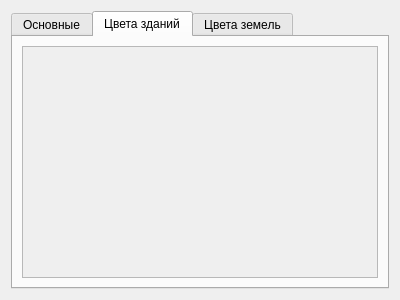
<?xml version="1.0" encoding="UTF-8"?>
<ui version="4.0">
 <class>ColorSettingsWindow</class>
 <widget class="QDialog" name="ColorSettingsWindow">
  <property name="geometry">
   <rect>
    <x>0</x>
    <y>0</y>
    <width>400</width>
    <height>300</height>
   </rect>
  </property>
  <property name="windowTitle">
   <string>Настройки</string>
  </property>
  <property name="whatsThis">
   <string/>
  </property>
  <layout class="QVBoxLayout" name="verticalLayout_7">
   <item>
    <widget class="QTabWidget" name="tabWidget">
     <property name="currentIndex">
      <number>1</number>
     </property>
     <widget class="QWidget" name="tab_3">
      <attribute name="title">
       <string>Основные</string>
      </attribute>
      <layout class="QVBoxLayout" name="verticalLayout_4">
       <item>
        <layout class="QGridLayout" name="gridLayout_2">
         <item row="0" column="0" colspan="2">
          <widget class="QGroupBox" name="groupBox">
           <property name="title">
            <string>Стандартный путь для поиска .osm формата</string>
           </property>
           <layout class="QHBoxLayout" name="horizontalLayout">
            <item>
             <widget class="QLineEdit" name="defOpenFilePathLine">
              <property name="readOnly">
               <bool>true</bool>
              </property>
             </widget>
            </item>
            <item>
             <widget class="QPushButton" name="defOpenFilePathBtn">
              <property name="text">
               <string>Путь...</string>
              </property>
             </widget>
            </item>
           </layout>
          </widget>
         </item>
         <item row="1" column="0" colspan="2">
          <widget class="QCheckBox" name="checkBox">
           <property name="text">
            <string>Отображать границы</string>
           </property>
          </widget>
         </item>
         <item row="2" column="0" colspan="2">
          <spacer name="verticalSpacer">
           <property name="orientation">
            <enum>Qt::Vertical</enum>
           </property>
           <property name="sizeHint" stdset="0">
            <size>
             <width>20</width>
             <height>40</height>
            </size>
           </property>
          </spacer>
         </item>
        </layout>
       </item>
      </layout>
     </widget>
     <widget class="QWidget" name="tab_4">
      <attribute name="title">
       <string>Цвета зданий</string>
      </attribute>
      <layout class="QVBoxLayout" name="verticalLayout">
       <item>
        <widget class="QScrollArea" name="scrollArea">
         <property name="lineWidth">
          <number>0</number>
         </property>
         <property name="widgetResizable">
          <bool>true</bool>
         </property>
         <widget class="QWidget" name="scrollAreaWidgetContents">
          <property name="geometry">
           <rect>
            <x>0</x>
            <y>0</y>
            <width>356</width>
            <height>236</height>
           </rect>
          </property>
          <layout class="QVBoxLayout" name="verticalLayout_2">
           <item>
            <layout class="QVBoxLayout" name="list"/>
           </item>
          </layout>
         </widget>
        </widget>
       </item>
      </layout>
     </widget>
     <widget class="QWidget" name="tab_5">
      <attribute name="title">
       <string>Цвета земель</string>
      </attribute>
      <layout class="QVBoxLayout" name="verticalLayout_3">
       <item>
        <widget class="QScrollArea" name="scrollArea_2">
         <property name="widgetResizable">
          <bool>true</bool>
         </property>
         <widget class="QWidget" name="scrollAreaWidgetContents_2">
          <property name="geometry">
           <rect>
            <x>0</x>
            <y>0</y>
            <width>356</width>
            <height>236</height>
           </rect>
          </property>
          <layout class="QVBoxLayout" name="verticalLayout_6">
           <item>
            <layout class="QVBoxLayout" name="landuse_list"/>
           </item>
          </layout>
         </widget>
        </widget>
       </item>
      </layout>
     </widget>
    </widget>
   </item>
  </layout>
 </widget>
 <resources/>
 <connections/>
</ui>
